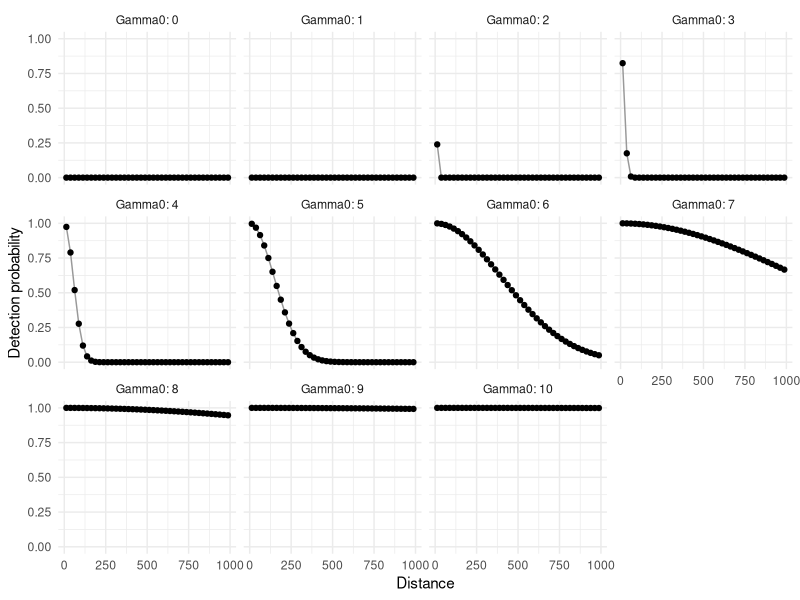
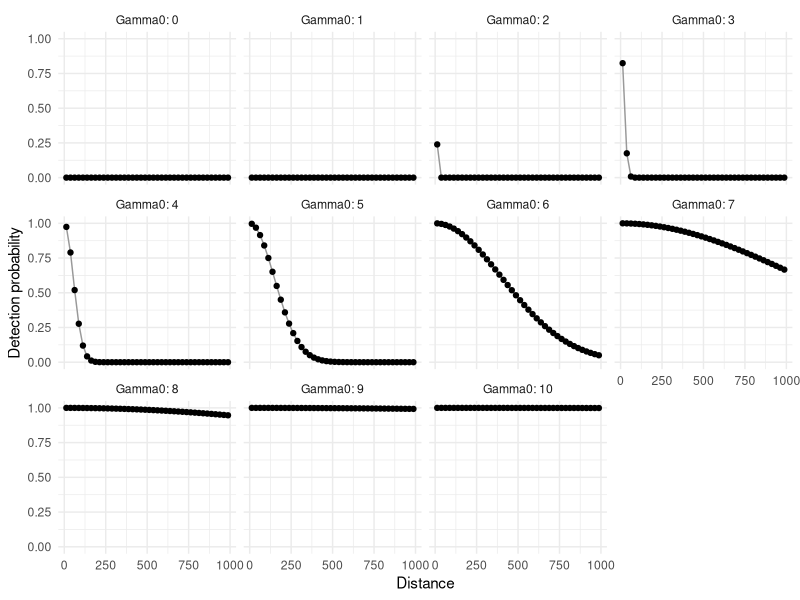

These charts were generated, in order, by the following R code:
# 30 October 2023
# Code to demonstrate prior predictive check for prior for scale parameter intercept

library(tidyverse)
library(here)

mids <- seq(from = 12.5, to = 987.5, by = 25)
gamma0 <- seq(from =  0, to = 10, by = 1)

d <- list(list())
for(i in 1:length(gamma0)){
  p <- exp(-mids*mids/(2 * exp(gamma0[i])*exp(gamma0[i])))
  d[[i]] <- tibble::tibble(d = mids,
                           p = p) |> 
    tibble::add_column(gamma0 = gamma0[i])
}

dplyr::bind_rows(d) |> 
  dplyr::mutate(gamma0 = paste0("Gamma0: ", gamma0)) |> 
  dplyr::mutate(gamma0 = factor(gamma0, 
                         levels = paste0("Gamma0: ", 0:10))) |> 
  
  ggplot2::ggplot(aes(x = d, y = p)) +
  ggplot2::facet_wrap(~gamma0) +
  ggplot2::geom_line(color = "gray60") +
  ggplot2::geom_point(size = 1.5) +
  ggplot2::labs(x = "Distance", 
       y = "Detection probability") +
  ggplot2::theme_minimal()

setwd(here::here("figures"))
ggsave(
  "figure_s3.png", 
  width = 6, 
  height = 4, 
  units = "in", 
  dpi = 300
)
